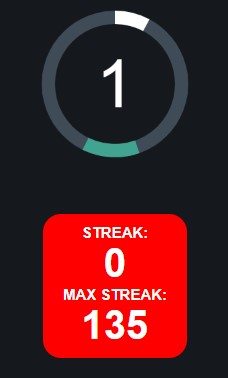
#> input picture minigame_streak.jpg, 228 x 378 px
$ python HSV_Calculator.py
#> lines starting #> are read from the running program, lines starting #| are printed output that depends on the picture; after the words box and inside, x2 and y2 are one past the last pixel; in counts of white or black regions, pixels touching at a corner belong together

# coding: utf-8

# In[3]:


import cv2
import numpy as np
import matplotlib.pyplot as plt

def nothing(x):
    pass

def hsv_calc():
    cv2.namedWindow("Trackbars",)
    cv2.createTrackbar("lh","Trackbars",0,179,nothing)
#> slider 'lh' is set to 35
    cv2.createTrackbar("ls","Trackbars",0,255,nothing)
#> slider 'ls' is set to 51
    cv2.createTrackbar("lv","Trackbars",0,255,nothing)
#> slider 'lv' is set to 51
    cv2.createTrackbar("uh","Trackbars",179,179,nothing)
    cv2.createTrackbar("us","Trackbars",255,255,nothing)
    cv2.createTrackbar("uv","Trackbars",255,255,nothing)
    while True:
        frame = cv2.imread('minigame_streak.jpg')
#> frame is the input picture: shape (378, 228, 3); mean B, G, R 34.6, 30.7, 80.1
        #height, width = frame.shape[:2]
        #frame = cv2.resize(frame,(width/5, height/5), interpolation = cv2.INTER_CUBIC)
        # resize 50%
        #frame = cv2.resize(frame, (0,0), fx=0.5, fy=0.5)
        hsv = cv2.cvtColor(frame,cv2.COLOR_BGR2HSV)
#> hsv: shape (378, 228, 3); mean H, S, V 87.4, 109.5, 87.6

        lh = cv2.getTrackbarPos("lh","Trackbars")
        ls = cv2.getTrackbarPos("ls","Trackbars")
        lv = cv2.getTrackbarPos("lv","Trackbars")
        uh = cv2.getTrackbarPos("uh","Trackbars")
        us = cv2.getTrackbarPos("us","Trackbars")
        uv = cv2.getTrackbarPos("uv","Trackbars")

        l_blue = np.array([lh,ls,lv])
        u_blue = np.array([uh,us,uv])
        mask = cv2.inRange(hsv, l_blue, u_blue)
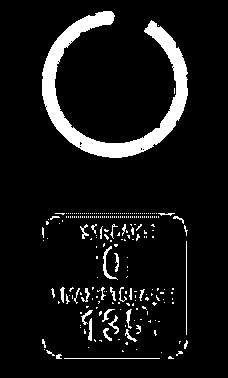
#> mask: shape (378, 228); 8.3% white; 236 white regions (203 under 20 px), largest, box (x1, y1, x2, y2) and area: (42, 11, 188, 158) 5129, (103, 246, 118, 280) 116, (64, 358, 160, 359) 96
        result = cv2.bitwise_or(frame,frame,mask=mask)
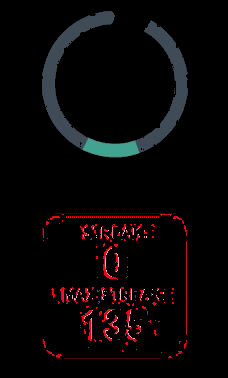
#> result: shape (378, 228, 3); mean B, G, R 6.5, 5.8, 8.8

        #cv2.imshow("frame",frame)
        cv2.imshow("mask",mask)
        cv2.imshow("result",result)
        key = cv2.waitKey(1)
#> (key Esc is pressed here)
        if key == 27:
            break
#> (the run stopped early here; a loop or call above may not have finished)
